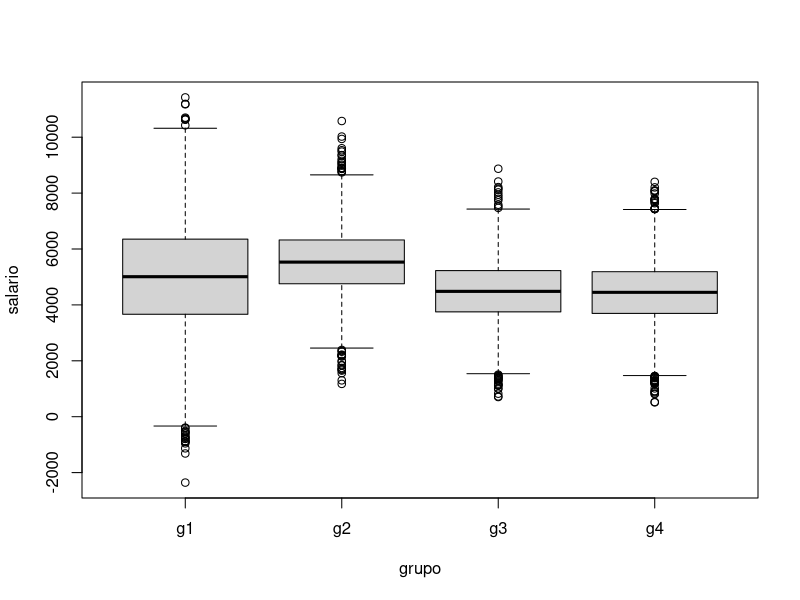

R code for this plot:
## ---- chunk 1
knitr::opts_chunk$set(echo = TRUE)
## ---- chunk 2
df = read.csv2('salario.csv', dec = ',')
df$grupo = as.factor(df$grupo)
## ---- chunk 3
summary(aov(salario ~ grupo, df))
## ---- chunk 4
boxplot(salario ~ grupo, df)
## ---- chunk 5
pairwise.t.test(df$salario, df$grupo, paired = FALSE, p.adjust.method = "bonferroni")
## ---- chunk 6
summary(lm(salario ~ grupo, df))
